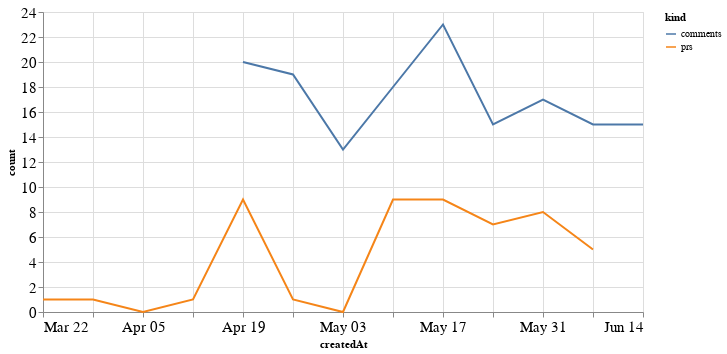

Notebook cell for this chart:
### Code cell
alt.Chart(total_time, width=600).mark_line().encode(
    x='createdAt',
    y='count',
    color='kind'
)

### Figure 1 — Vega-Lite specification as saved in the notebook (floating-point values rounded to 4 significant figures)
{"config": {"axisLeft": {"labelFontSize": 15}, "axisBottom": {"labelFontSize": 15}}, "data": {"name": "data-d3e9b35021962e8c751d9123fb3a7c0a"}, "mark": "line", "encoding": {"color": {"type": "nominal", "field": "kind"}, "x": {"type": "temporal", "field": "createdAt"}, "y": {"type": "quantitative", "field": "count"}}, "width": 600, "$schema": "https://vega.github.io/schema/vega-lite/v4.8.1.json", "datasets": {"data-d3e9b35021962e8c751d9123fb3a7c0a": [{"createdAt": "2020-03-22T00:00:00", "kind": "prs", "count": 1.0}, {"createdAt": "2020-03-29T00:00:00", "kind": "prs", "count": 1.0}, {"createdAt": "2020-04-05T00:00:00", "kind": "prs", "count": 0.0}, {"createdAt": "2020-04-12T00:00:00", "kind": "prs", "count": 1.0}, {"createdAt": "2020-04-19T00:00:00", "kind": "prs", "count": 9.0}, {"createdAt": "2020-04-26T00:00:00", "kind": "prs", "count": 1.0}, {"createdAt": "2020-05-03T00:00:00", "kind": "prs", "count": 0.0}, {"createdAt": "2020-05-10T00:00:00", "kind": "prs", "count": 9.0}, {"createdAt": "2020-05-17T00:00:00", "kind": "prs", "count": 9.0}, {"createdAt": "2020-05-24T00:00:00", "kind": "prs", "count": 7.0}, {"createdAt": "2020-05-31T00:00:00", "kind": "prs", "count": 8.0}, {"createdAt": "2020-06-07T00:00:00", "kind": "prs", "count": 5.0}, {"createdAt": "2020-06-14T00:00:00", "kind": "prs", "count": null}, {"createdAt": "2020-03-22T00:00:00", "kind": "comments", "count": null}, {"createdAt": "2020-03-29T00:00:00", "kind": "comments", "count": null}, {"createdAt": "2020-04-05T00:00:00", "kind": "comments", "count": null}, {"createdAt": "2020-04-12T00:00:00", "kind": "comments", "count": null}, {"createdAt": "2020-04-19T00:00:00", "kind": "comments", "count": 20.0}, {"createdAt": "2020-04-26T00:00:00", "kind": "comments", "count": 19.0}, {"createdAt": "2020-05-03T00:00:00", "kind": "comments", "count": 13.0}, {"createdAt": "2020-05-10T00:00:00", "kind": "comments", "count": 18.0}, {"createdAt": "2020-05-17T00:00:00", "kind": "comments", "count": 23.0}, {"createdAt": "2020-05-24T00:00:00", "kind": "comments", "count": 15.0}, {"createdAt": "2020-05-31T00:00:00", "kind": "comments", "count": 17.0}, {"createdAt": "2020-06-07T00:00:00", "kind": "comments", "count": 15.0}, {"createdAt": "2020-06-14T00:00:00", "kind": "comments", "count": 15.0}]}}
